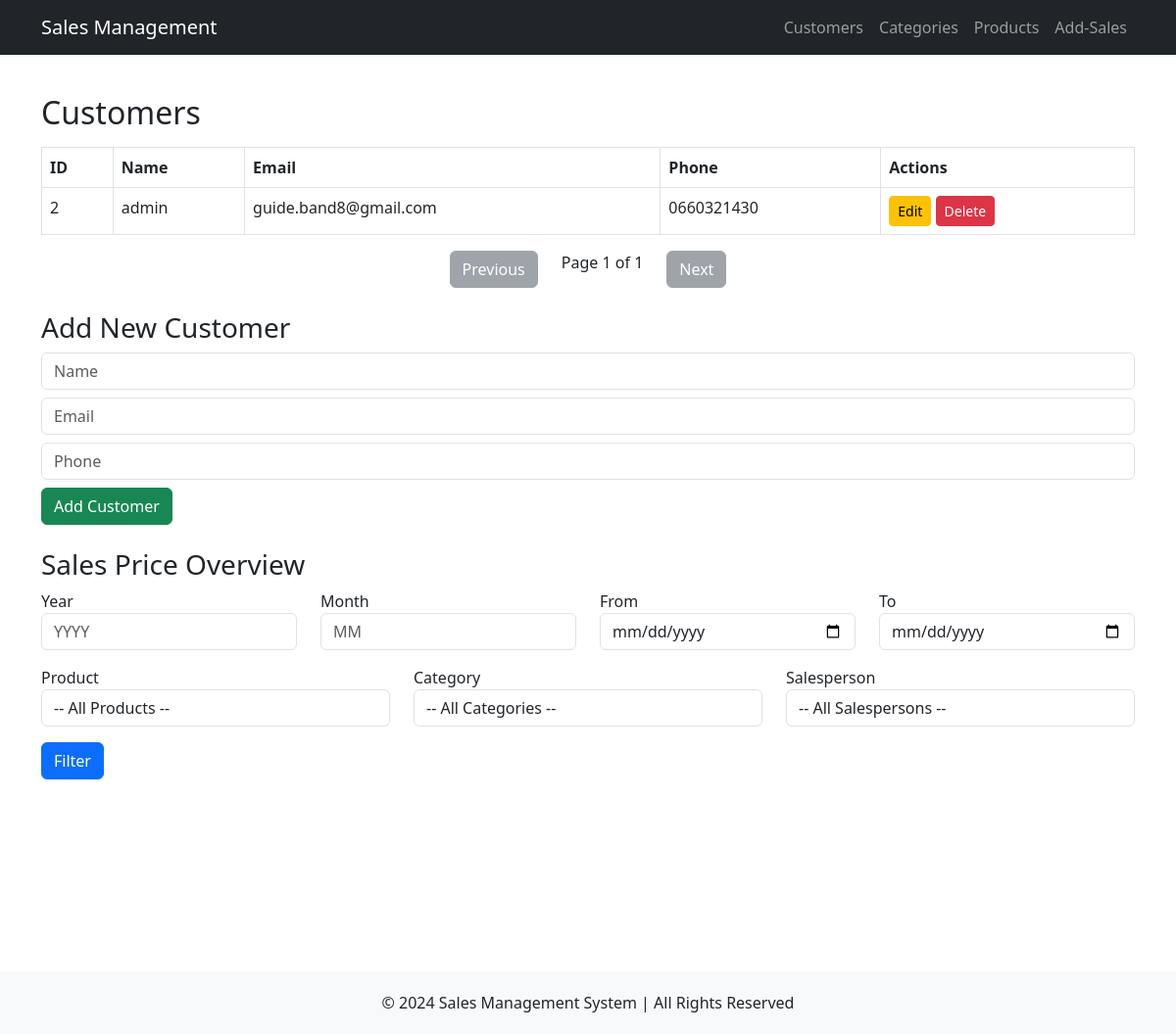
/customers, run on an earlier commit of the app's database.
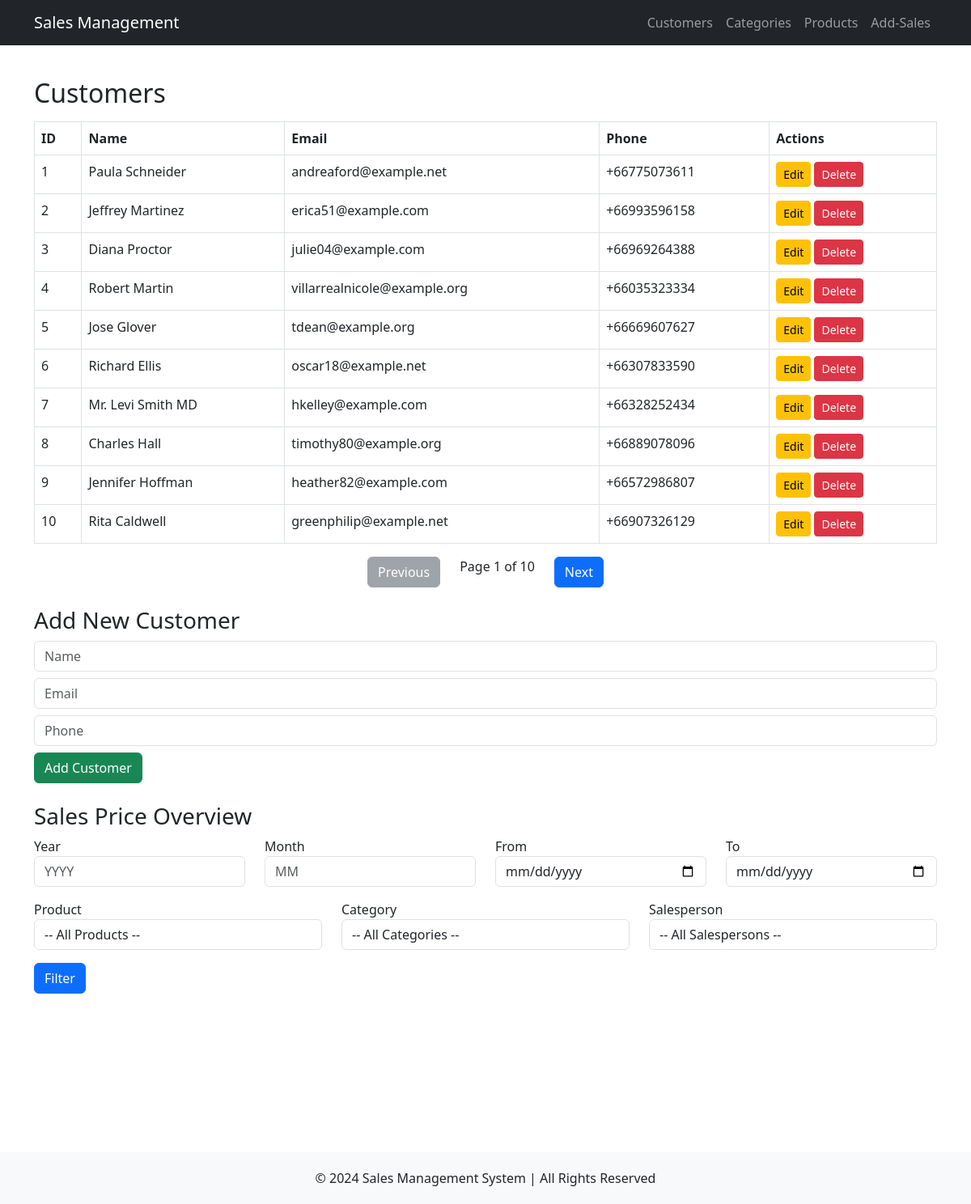
And on a later commit of the database.
### tables this page shows
CREATE TABLE Customers (
    cus_id INTEGER PRIMARY KEY AUTOINCREMENT NOT NULL UNIQUE,
    name VARCHAR(30) NOT NULL,
    email VARCHAR(50) UNIQUE,
    tel VARCHAR(15) UNIQUE
);

### routes/customers.py (the view)
@customer_bp.route('/customers', methods=['GET', 'POST'])
def customers():
    try:
        page = request.args.get('page', 1, type=int)
        offset = (page - 1) * CUSTOMERS_PER_PAGE
        conn = get_db_connection()
        fcustomers = conn.execute('SELECT * FROM Customers LIMIT ? OFFSET ?', (CUSTOMERS_PER_PAGE, offset)).fetchall()
        conn.close()
        conn = get_db_connection()
        total_customers = conn.execute('SELECT COUNT(*) FROM Customers').fetchone()[0]
        conn.close()
        total_pages = (total_customers + CUSTOMERS_PER_PAGE - 1) // CUSTOMERS_PER_PAGE
        has_prev = page > 1
        has_next = page < total_pages
        conn = get_db_connection()
        customers = conn.execute('SELECT * FROM Customers').fetchall()
        categories = conn.execute('SELECT * FROM Product_categories').fetchall()
        products = conn.execute('SELECT * FROM Products').fetchall()
        salespersons = conn.execute('SELECT * FROM Salespersons').fetchall()
        filtered_sales = []  # Default: No sales shown until filtered
        query_params = []
        if request.method == 'POST':
            year = request.form.get('year')
            month = request.form.get('month')
            start_date = request.form.get('start_date')
            end_date = request.form.get('end_date')
            product_id = request.form.get('product_id')
            category_id = request.form.get('category_id')
            salesperson_id = request.form.get('salesperson_id')
            query = """
                SELECT Sales_transactions.st_id, Sales_transactions.st_date, Sales_transactions.st_total, Customers.name AS customer, Salespersons.name AS salesperson,
                Products.name AS product, Products.price, Sales_products.purchased_qty, Product_categories.name AS category
                FROM Sales_transactions
                JOIN Sales_products ON Sales_transactions.st_id = Sales_products.sales_transaction_id
                JOIN Products ON Sales_products.product_id = Products.pro_id
                JOIN Product_categories ON Products.category_id = Product_categories.proc_id
                JOIN Customers ON Sales_transactions.cus_id = Customers.cus_id
                JOIN Salespersons ON Sales_transactions.sp_id = Salespersons.sp_id
                WHERE 1=1
            """
            if year:
                query += " AND strftime('%Y', Sales_transactions.st_date) = ?"
                query_params.append(year)
            if month:
                query += " AND strftime('%m', Sales_transactions.st_date) = ?"
                query_params.append(month)
            if start_date and end_date:
                query += " AND Sales_transactions.st_date BETWEEN ? AND ?"
                query_params.append(start_date)
                query_params.append(end_date)
            if product_id:
                query += " AND Products.pro_id = ?"
                query_params.append(product_id)
            if category_id:
                query += " AND Product_categories.proc_id = ?"
                query_params.append(category_id)
            if salesperson_id:
                query += " AND Salespersons.sp_id = ?"
                query_params.append(salesperson_id)
            filtered_sales = conn.execute(query, query_params).fetchall()
        else:
            filtered_sales = []  # Default: No data unless searched
        conn.close()
        return render_template('customers.html', fcustomers=fcustomers,
                                                 page=page,
                                                 total_pages=total_pages,
                                                 has_prev=has_prev,
                                                 has_next=has_next,
                                                 customers=customers,
                                                 categories=categories,
                                                 products=products,
                                                 salespersons=salespersons,
                                                 sales=filtered_sales,)
    except Exception as e:
        flash(f"Error: {str(e)}", 'danger')
        print("Error:", e)
        return render_template('customers.html', customers=[])

### routes/customers.py (called while the page is built)
def get_db_connection():
    conn = sqlite3.connect(DATABASE)
    conn.row_factory = sqlite3.Row
    return conn

### templates/customers.html (shortened to what this page needs)
{% extends 'base.html' %}
{% block content %}
    <h2>Customers</h2>
    <table class='table table-bordered mt-3'>
        <thead>
            <tr>
                <th>ID</th>
                <th>Name</th>
                <th>Email</th>
                <th>Phone</th>
                <th>Actions</th>
            </tr>
        </thead>
        <tbody>
            {% for fcustomer in fcustomers %}
            <tr>
                <td>{{ fcustomer['cus_id'] }}</td>
                <td>{{ fcustomer['name'] }}</td>
                <td>{{ fcustomer['email'] }}</td>
                <td>{{ fcustomer['tel'] }}</td>
                <td>
                    <a href='/edit_customer/{{ fcustomer["cus_id"] }}' class='btn btn-warning btn-sm'>Edit</a>
                    <a href='/delete_customer/{{ fcustomer["cus_id"] }}' class='btn btn-danger btn-sm'>Delete</a>
                </td>
            </tr>
            {% endfor %}
        </tbody>
    </table>
    <div class="pagination d-flex justify-content-center">
        {% if has_prev %}
            <a href="{{ url_for('customer_bp.customers', page=page-1) }}" class="btn btn-primary mx-4">Previous</a>
        {% else %}
            <button class="btn btn-secondary mx-4" disabled>Previous</button>
        {% endif %}
        <span>Page {{ page }} of {{ total_pages }}</span>
        {% if has_next %}
            <a href="{{ url_for('customer_bp.customers', page=page+1) }}" class="btn btn-primary mx-4">Next</a>
        {% else %}
            <button class="btn btn-secondary mx-4" disabled>Next</button>
        {% endif %}
    </div>
    <br/>
    <h3>Add New Customer</h3>
    <form action='/add_customer' method='post'>
        <input type='text' name='name' placeholder='Name' required class='form-control mb-2'>
        <input type='email' name='email' placeholder='Email' required class='form-control mb-2'>
        <input type='text' name='tel' placeholder='Phone' required class='form-control mb-2'>
        <button type='submit' class='btn btn-success'>Add Customer</button>
    </form>
<h3 class="mt-4">Sales Price Overview</h3>
<form method="POST" action="{{ url_for('customer_bp.customers') }}">
    <div class="row">
        <div class="col-md-3">
            <label>Year</label>
            <input type="number" name="year" class="form-control" placeholder="YYYY">
        </div>
        <div class="col-md-3">
            <label>Month</label>
            <input type="number" name="month" class="form-control" placeholder="MM">
        </div>
        <div class="col-md-3">
            <label>From</label>
            <input type="date" name="start_date" class="form-control">
        </div>
        <div class="col-md-3">
            <label>To</label>
            <input type="date" name="end_date" class="form-control">
        </div>
    </div>
    <div class="row mt-3">
        <div class="col-md-4">
            <label>Product</label>
            <select name="product_id" class="form-control">
                <option value="">-- All Products --</option>
            </select>
        </div>
        <div class="col-md-4">
            <label>Category</label>
            <select name="category_id" class="form-control">
                <option value="">-- All Categories --</option>
            </select>
        </div>
        <div class="col-md-4">
            <label>Salesperson</label>
            <select name="salesperson_id" class="form-control">
                <option value="">-- All Salespersons --</option>
            </select>
        </div>
    </div>
    <button type="submit" class="btn btn-primary mt-3">Filter</button>
</form>
<div class="mt-5" style="height: 100px;"></div>
{% endblock %}

What changed in the data, as far as the page shows it:
added Customers: cus_id "1", name "Paula Schneider", email "andreaford@example.net", tel "+66775073611"
changed Customers id 2: name "admin" → "Jeffrey Martinez"; email "guide.band8@gmail.com" → "erica51@example.com"; tel "0660321430" → "+66993596158"
added Customers: cus_id "3", name "Diana Proctor", email "julie04@example.com", tel "+66969264388"
added Customers: cus_id "4", name "Robert Martin", email "villarrealnicole@example.org", tel "+66035323334"
added Customers: cus_id "5", name "Jose Glover", email "tdean@example.org", tel "+66669607627"
added Customers: cus_id "6", name "Richard Ellis", email "oscar18@example.net", tel "+66307833590"
added Customers: cus_id "7", name "Mr. Levi Smith MD", email "hkelley@example.com", tel "+66328252434"
added Customers: cus_id "8", name "Charles Hall", email "timothy80@example.org", tel "+66889078096"
added Customers: cus_id "9", name "Jennifer Hoffman", email "heather82@example.com", tel "+66572986807"
added Customers: cus_id "10", name "Rita Caldwell", email "greenphilip@example.net", tel "+66907326129"
Also different on the page:
{{ total_pages }}: "1" → "10"
